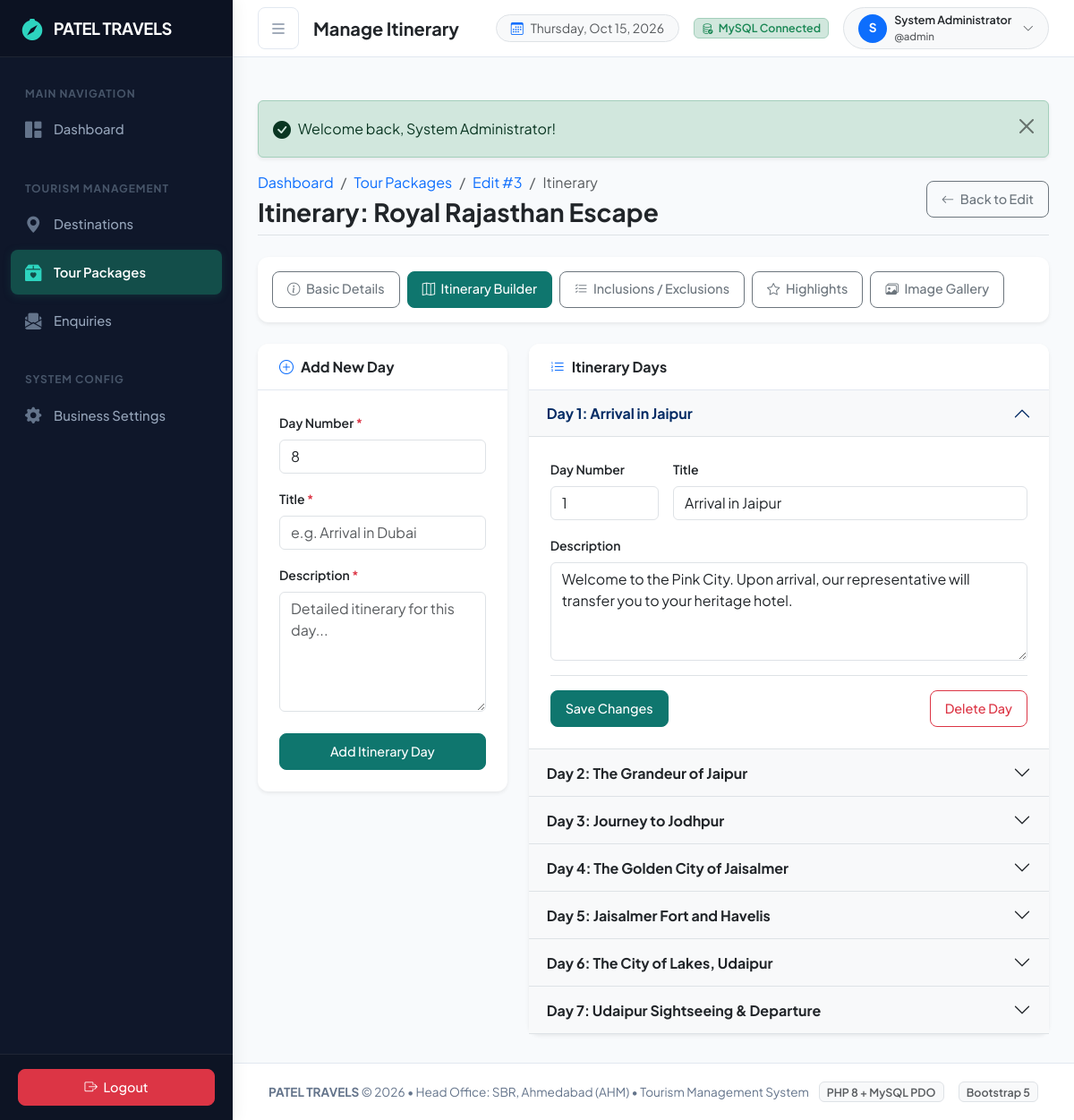
The page /admin/packages/itinerary.php?id=3 (signed in) on the database as committed earlier.
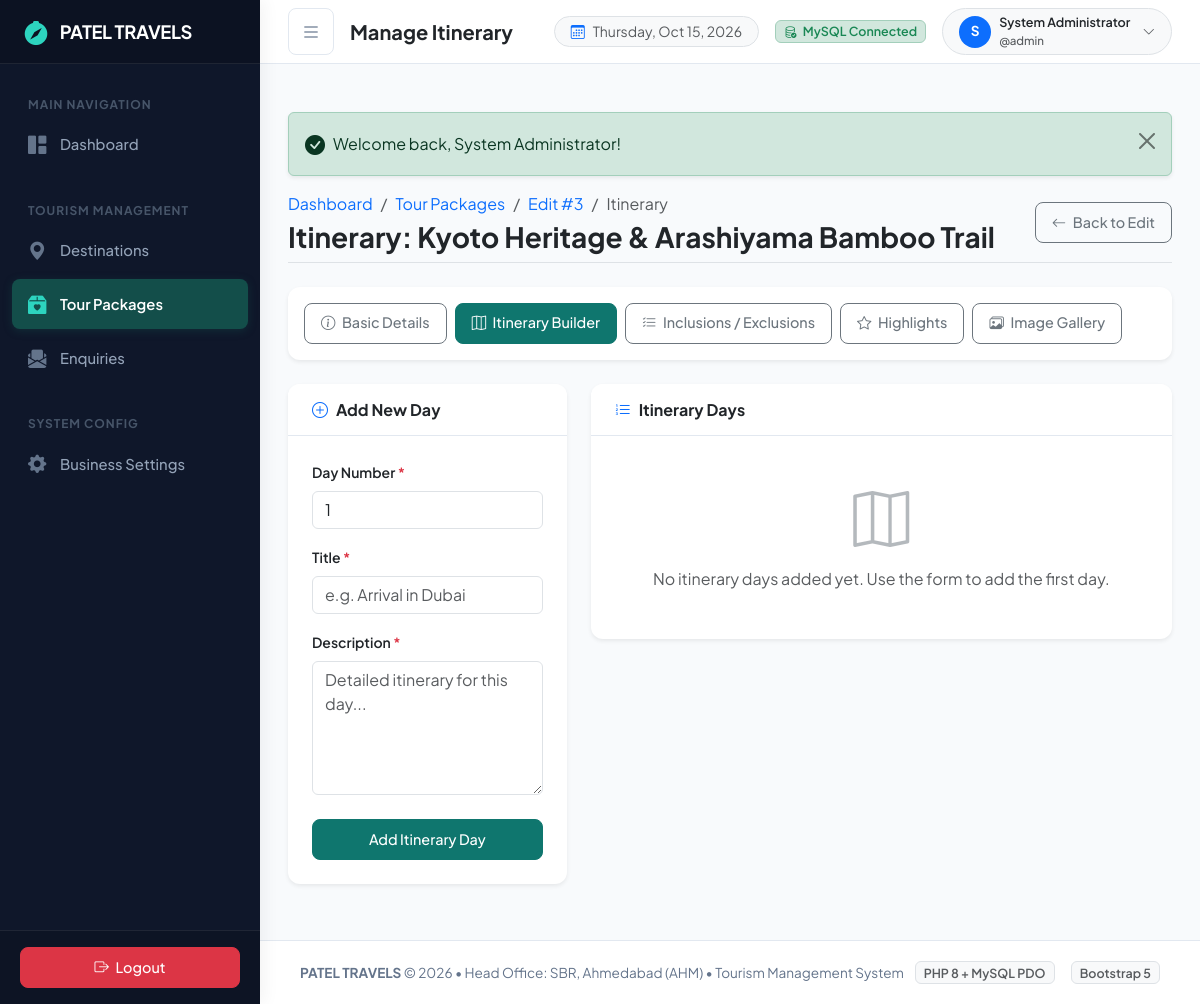
The same page on the database as committed later.
### tables this page shows
CREATE TABLE `packages` (
  `package_id` int NOT NULL AUTO_INCREMENT,
  `package_code` varchar(50) NOT NULL,
  `package_name` varchar(150) NOT NULL,
  `destination_id` int NOT NULL,
  `plan_type` enum('Day Trip','Basic','Premium','Family','Custom') DEFAULT 'Custom',
  `duration` varchar(50) NOT NULL,
  `duration_days` int DEFAULT NULL,
  `duration_nights` int DEFAULT NULL,
  `price` decimal(10,2) NOT NULL,
  `maximum_capacity` int NOT NULL DEFAULT '20',
  `travel_date` date DEFAULT NULL,
  `description` text,
  `included_services` text,
  `excluded_services` text,
  `image` varchar(255) DEFAULT NULL,
  `status` enum('active','inactive','sold_out') DEFAULT 'active',
  `featured` tinyint(1) DEFAULT '0',
  `display_order` int DEFAULT '0',
  `created_at` datetime DEFAULT CURRENT_TIMESTAMP,
  `updated_at` datetime DEFAULT CURRENT_TIMESTAMP ON UPDATE CURRENT_TIMESTAMP,
  PRIMARY KEY (`package_id`),
  UNIQUE KEY `package_code` (`package_code`),
  KEY `idx_package_destination` (`destination_id`),
  KEY `idx_package_status` (`status`),
  CONSTRAINT `fk_packages_destination` FOREIGN KEY (`destination_id`) REFERENCES `destinations` (`destination_id`) ON DELETE RESTRICT ON UPDATE CASCADE
);

CREATE TABLE `plan_itinerary` (
  `id` int NOT NULL AUTO_INCREMENT,
  `package_id` int NOT NULL,
  `day_number` int NOT NULL,
  `title` varchar(200) NOT NULL,
  `description` text NOT NULL,
  `image` varchar(255) DEFAULT NULL,
  `display_order` int DEFAULT '0',
  `created_at` datetime DEFAULT CURRENT_TIMESTAMP,
  `updated_at` datetime DEFAULT CURRENT_TIMESTAMP ON UPDATE CURRENT_TIMESTAMP,
  PRIMARY KEY (`id`),
  KEY `fk_itinerary_pkg` (`package_id`),
  CONSTRAINT `fk_itinerary_pkg` FOREIGN KEY (`package_id`) REFERENCES `packages` (`package_id`) ON DELETE CASCADE ON UPDATE CASCADE
);

### admin/packages/itinerary.php (the view, shortened to what the changed rows need)
<?php
$pdo = getDBConnection();
$id = (int)($_GET['id'] ?? 0);
$stmt = $pdo->prepare('SELECT * FROM packages WHERE package_id = :id');
$stmt->execute([':id' => $id]);
$package = $stmt->fetch();
$stmt = $pdo->prepare("SELECT * FROM plan_itinerary WHERE package_id = :id ORDER BY day_number ASC");
$stmt->execute([':id' => $id]);
$itinerary = $stmt->fetchAll();
require_once __DIR__ . '/../../includes/header.php';
require_once __DIR__ . '/../../includes/navbar.php';
?>
<div class="container-fluid p-0">
    <div class="d-flex flex-column flex-md-row align-items-md-center justify-content-between mb-4 pb-2 border-bottom">
        <div>
            <nav aria-label="breadcrumb">
                <ol class="breadcrumb mb-1 small">
                </ol>
            </nav>
            <h3 class="fw-bold mb-0 text-dark">Itinerary: <?= htmlspecialchars($package['package_name']) ?></h3>
        </div>
    </div>
    <div class="row">
        <div class="col-lg-4 mb-4">
            <div class="card border-0 shadow-sm">
                <div class="card-body p-4">
                    <form action="" method="POST">
                        <div class="mb-3">
                            <label class="form-label small fw-semibold">Day Number <span class="text-danger">*</span></label>
                            <input type="number" name="day_number" class="form-control" min="1" value="<?= count($itinerary) + 1 ?>" required>
                        </div>
                    </form>
                </div>
            </div>
        </div>
        <div class="col-lg-8">
            <div class="card border-0 shadow-sm">
                <div class="card-body p-0">
                    <?php if (empty($itinerary)): ?>
                        <div class="p-5 text-center text-muted">
                            <i class="bi bi-map display-4 text-secondary opacity-50 mb-3 d-block"></i>
                            <p class="mb-0">No itinerary days added yet. Use the form to add the first day.</p>
                        </div>
                    <?php else: ?>
                        <div class="accordion accordion-flush" id="itineraryAccordion">
                            <?php foreach ($itinerary as $index => $day): ?>
                                <div class="accordion-item border-bottom">
                                    <h2 class="accordion-header" id="heading<?= $day['id'] ?>">
                                        <button class="accordion-button <?= $index === 0 ? '' : 'collapsed' ?> bg-light fw-bold" type="button" data-bs-toggle="collapse" data-bs-target="#collapse<?= $day['id'] ?>">
                                            Day <?= $day['day_number'] ?>: <?= htmlspecialchars($day['title']) ?>
                                        </button>
                                    </h2>
                                    <div id="collapse<?= $day['id'] ?>" class="accordion-collapse collapse <?= $index === 0 ? 'show' : '' ?>" data-bs-parent="#itineraryAccordion">
                                        <div class="accordion-body p-4">
                                            <form action="" method="POST">
                                                <div class="row g-3 mb-3">
                                                    <div class="col-md-3">
                                                        <label class="form-label small fw-semibold">Day Number</label>
                                                        <input type="number" name="day_number" class="form-control" value="<?= $day['day_number'] ?>" required>
                                                    </div>
                                                    <div class="col-md-9">
                                                        <label class="form-label small fw-semibold">Title</label>
                                                        <input type="text" name="title" class="form-control" value="<?= htmlspecialchars($day['title']) ?>" required>
                                                    </div>
                                                </div>
                                                <div class="mb-3">
                                                    <label class="form-label small fw-semibold">Description</label>
                                                    <textarea name="description" class="form-control" rows="4" required><?= htmlspecialchars($day['description']) ?></textarea>
                                                </div>
                                                <div class="d-flex justify-content-between mt-3 pt-3 border-top">
                                                    <button type="submit" class="btn btn-sm btn-primary">Save Changes</button>
                                                    <button type="button" class="btn btn-sm btn-outline-danger" onclick="document.getElementById('delete-form-<?= $day['id'] ?>').submit();">Delete Day</button>
                                                </div>
                                            </form>
                                        </div>
                                    </div>
                                </div>
                            <?php endforeach; ?>
                        </div>
                    <?php endif; ?>
                </div>
            </div>
        </div>
    </div>
</div>
<?php require_once __DIR__ . '/../../includes/footer.php'; ?>

Rows that differ between the two databases and show on the page:
removed plan_itinerary: day_number "1", title "Arrival in Jaipur", description "Welcome to the Pink City. Upon arrival, our representative will transfer you to your heritage hotel."
removed plan_itinerary: day_number "2", title "The Grandeur of Jaipur"
removed plan_itinerary: day_number "3", title "Journey to Jodhpur"
removed plan_itinerary: day_number "4", title "The Golden City of Jaisalmer"
removed plan_itinerary: day_number "5", title "Jaisalmer Fort and Havelis"
removed plan_itinerary: day_number "6", title "The City of Lakes, Udaipur"
removed plan_itinerary: day_number "7", title "Udaipur Sightseeing & Departure"
changed packages: package_name "Royal Rajasthan Escape" → "Kyoto Heritage & Arashiyama Bamboo Trail"
Other text that changed with them:
form field day_number: "8" → "1"
text now shown: "No itinerary days added yet. Use the form to add the first day."
